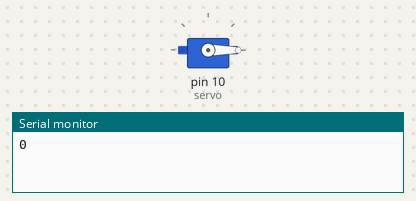
A sketch run on a simulated Arduino Uno, built with avr-gcc and run on an emulated ATmega328P. Parts: servo, the last lines printed to the serial monitor.

Above: at 0.07 s.
At 9.98 s:
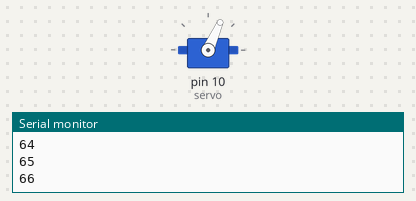
At 19.9 s:
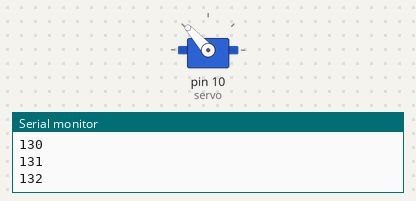
At 39.87 s:
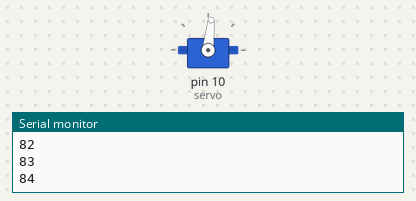
Timing chart, 0 to 40.0 s (numbered marks = the images above):
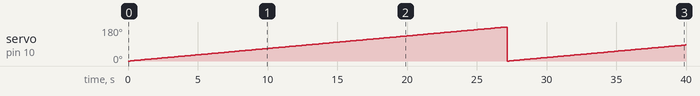

Measured:
- by itself, servo on pin 10 (servo): 0° → 1° at 0.15 s, → 2° 0.15 s later, → 3° 0.15 s later, → 4° 0.15 s later, … (266 changes in this stretch)

The sketch:

ServoMotor_middle_finder.ino
```cpp
#include <Servo.h>
Servo servo;
void setup() {
  // put your setup code here, to run once:
  servo.attach(10);
  Serial.begin(115200);
}

void loop() {
  // put your main code here, to run repeatedly:
  for (int i=0;i<=180;i++) {
    servo.write(i);
    Serial.println(i);delay(150);
  }
}
```
